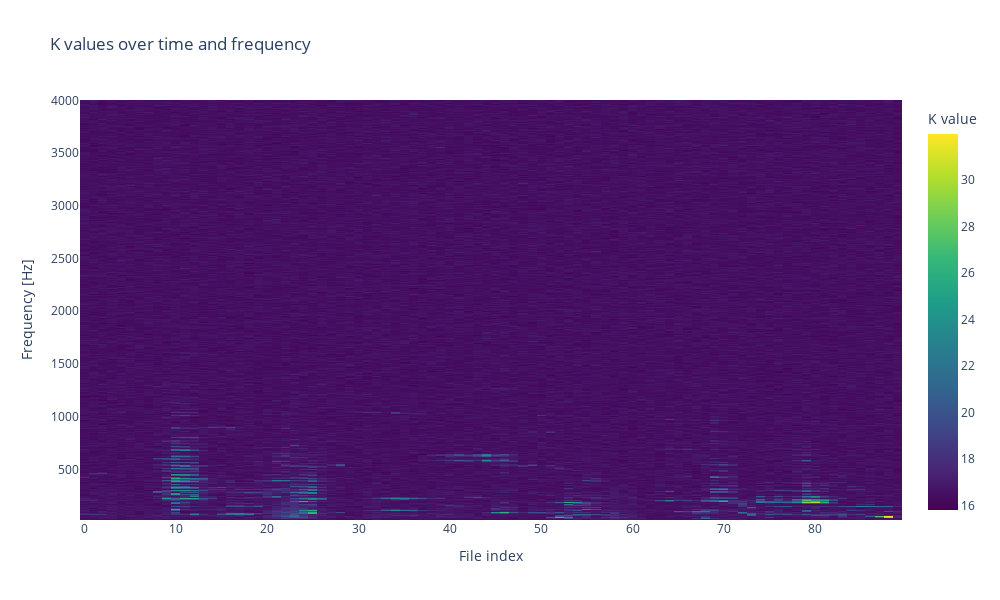

Notebook code cell kept with this figure:
### Code cell
fig = go.Figure()
fig.add_trace(go.Heatmap(z=K.T, x=np.arange(len(file_list)), y=F, colorscale='Viridis', showscale=True, colorbar=dict(title="K value")))
fig.update_layout(title="K values over time and frequency", xaxis_title="File index", yaxis_title="Frequency [Hz]", height=600, width=1000)
fig.show()

### Figure 1 — Plotly figure (JSON) as saved in the notebook; plotly's stock layout.template omitted (floating-point values rounded to 4 significant figures; data arrays with more than 128 entries replaced by an {"elided": "..."} marker saying what was removed)
{"data": [{"colorbar": {"title": {"text": "K value"}}, "colorscale": [[0, "#440154"], [0.1111, "#482878"], [0.2222, "#3e4989"], [0.3333, "#31688e"], [0.4444, "#26828e"], [0.5556, "#1f9e89"], [0.6667, "#35b779"], [0.7778, "#6ece58"], [0.8889, "#b5de2b"], [1, "#fde725"]], "showscale": true, "type": "heatmap", "x": [0, 1, 2, 3, 4, 5, 6, 7, 8, 9, 10, 11, 12, 13, 14, 15, 16, 17, 18, 19, 20, 21, 22, 23, 24, 25, 26, 27, 28, 29, 30, 31, 32, 33, 34, 35, 36, 37, 38, 39, 40, 41, 42, 43, 44, 45, 46, 47, 48, 49, 50, 51, 52, 53, 54, 55, 56, 57, 58, 59, 60, 61, 62, 63, 64, 65, 66, 67, 68, 69, 70, 71, 72, 73, 74, 75, 76, 77, 78, 79, 80, 81, 82, 83, 84, 85, 86, 87, 88, 89], "y": {"elided": "498 float values"}, "z": {"elided": "498x90 float values"}}], "layout": {"height": 600, "title": {"text": "K values over time and frequency"}, "width": 1000, "xaxis": {"title": {"text": "File index"}}, "yaxis": {"title": {"text": "Frequency [Hz]"}}}}
